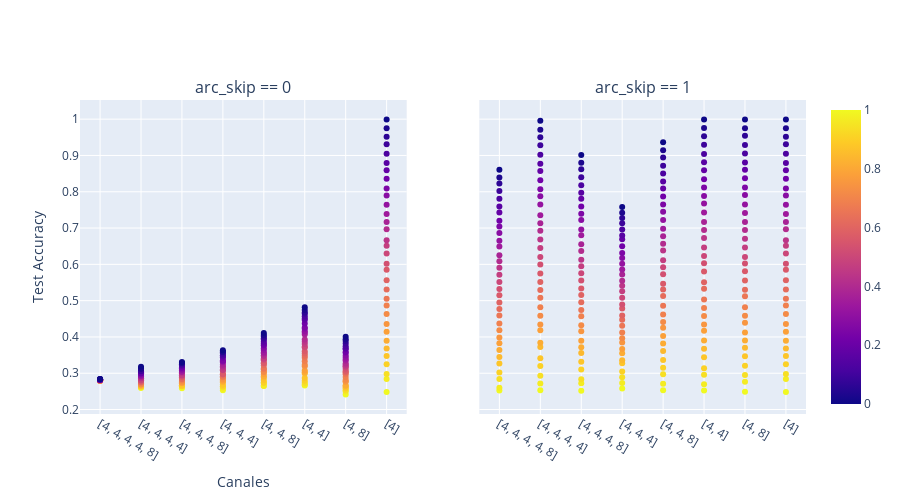

The cell this chart's notebook holds for it:
### Code cell
import plotly.express as px
import pandas as pd

hue = "swaps"
yplot = "test_Accuracy"
xplot = "arc_features"

extra_info = ["arc_features", "arc_num_conv",  "arc_latent_volume", "arc_encoder_blocks"]

df0 = df.query("arc_skip == 0")
df1 = df.query("arc_skip == 1")

fig0 = px.scatter(
    df0, x=xplot, y=yplot, color=hue, title="No skip", hover_data=extra_info)

fig1 = px.scatter(df1, x=xplot, y=yplot, color=hue, title="Skip", hover_data=extra_info)

fig0.update_layout(showlegend=False)  # Oculta la leyenda en el primer gráfico

# Combinar ambos gráficos en subplots
from plotly.subplots import make_subplots
import plotly.graph_objects as go

fig = make_subplots(rows=1, cols=2, subplot_titles=["arc_skip == 0", "arc_skip == 1"], shared_yaxes=True)

for trace in fig0.data:
    fig.add_trace(trace, row=1, col=1)

for trace in fig1.data:
    fig.add_trace(trace, row=1, col=2)

fig.update_layout(width=900, height=500, legend_title="Num swaps", showlegend=True,
                  xaxis={'title':{'text':"Canales"}},
                  yaxis={'title':{'text':"Test Accuracy"}},)

fig.show()

### Figure 1 — Plotly figure (JSON) as saved in the notebook; plotly's stock layout.template omitted (floating-point values rounded to 4 significant figures; data arrays with more than 128 entries replaced by an {"elided": "..."} marker saying what was removed)
{"data": [{"customdata": {"elided": "272x3 int values"}, "hovertemplate": "arc_features=%{x}<br>test_Accuracy=%{y}<br>arc_num_conv=%{customdata[0]}<br>arc_latent_volume=%{customdata[1]}<br>arc_encoder_blocks=%{customdata[2]}<br>swaps=%{marker.color}<extra></extra>", "legendgroup": "", "marker": {"color": {"elided": "272 float values"}, "coloraxis": "coloraxis", "symbol": "circle"}, "mode": "markers", "name": "", "orientation": "v", "showlegend": false, "type": "scatter", "x": {"elided": "272 str values"}, "xaxis": "x", "y": {"elided": "272 float values"}, "yaxis": "y"}, {"customdata": {"elided": "272x3 int values"}, "hovertemplate": "arc_features=%{x}<br>test_Accuracy=%{y}<br>arc_num_conv=%{customdata[0]}<br>arc_latent_volume=%{customdata[1]}<br>arc_encoder_blocks=%{customdata[2]}<br>swaps=%{marker.color}<extra></extra>", "legendgroup": "", "marker": {"color": {"elided": "272 float values"}, "coloraxis": "coloraxis", "symbol": "circle"}, "mode": "markers", "name": "", "orientation": "v", "showlegend": false, "type": "scatter", "x": {"elided": "272 str values"}, "xaxis": "x2", "y": {"elided": "272 float values"}, "yaxis": "y2"}], "layout": {"annotations": [{"font": {"size": 16}, "showarrow": false, "text": "arc_skip == 0", "x": 0.225, "xanchor": "center", "xref": "paper", "y": 1, "yanchor": "bottom", "yref": "paper"}, {"font": {"size": 16}, "showarrow": false, "text": "arc_skip == 1", "x": 0.775, "xanchor": "center", "xref": "paper", "y": 1, "yanchor": "bottom", "yref": "paper"}], "height": 500, "legend": {"title": {"text": "Num swaps"}}, "showlegend": true, "width": 900, "xaxis": {"anchor": "y", "domain": [0, 0.45], "title": {"text": "Canales"}}, "xaxis2": {"anchor": "y2", "domain": [0.55, 1]}, "yaxis": {"anchor": "x", "domain": [0, 1], "title": {"text": "Test Accuracy"}}, "yaxis2": {"anchor": "x2", "domain": [0, 1], "matches": "y", "showticklabels": false}}}
